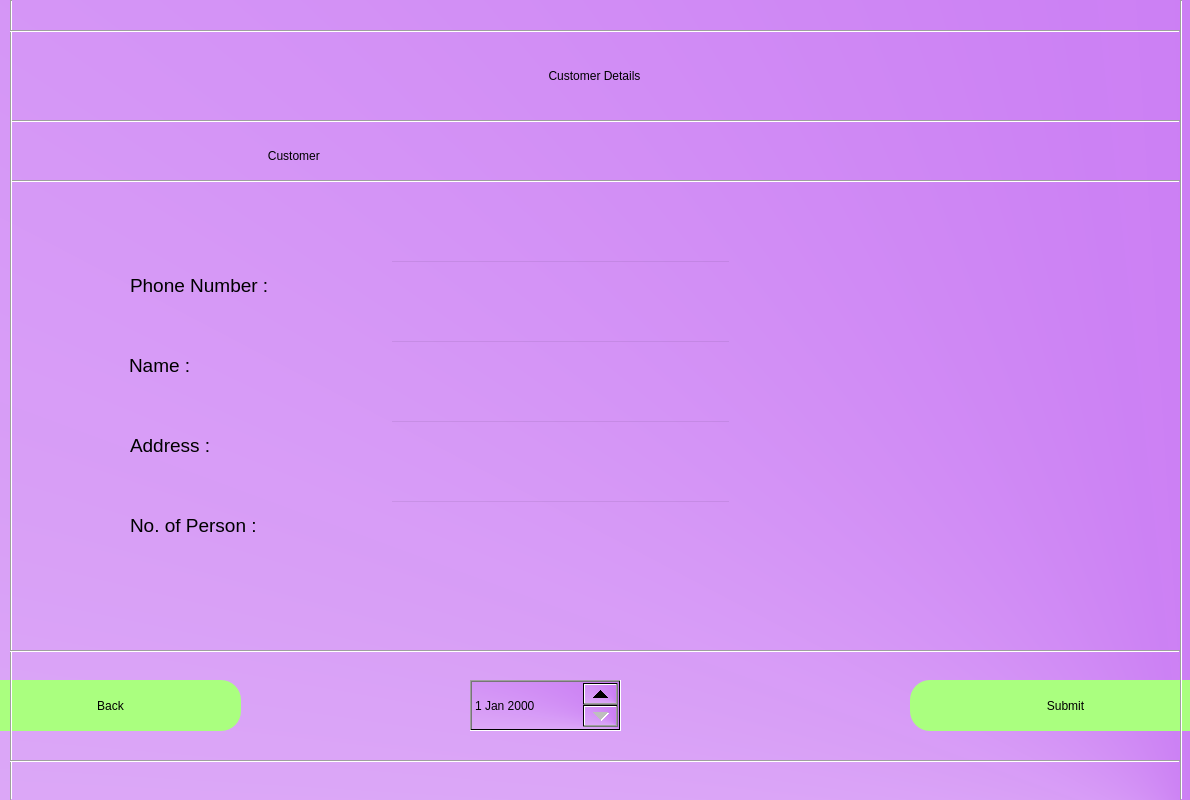
<?xml version="1.0" encoding="UTF-8"?>
<ui version="4.0">
 <class>Dialog</class>
 <widget class="QDialog" name="Dialog">
  <property name="geometry">
   <rect>
    <x>0</x>
    <y>0</y>
    <width>1190</width>
    <height>800</height>
   </rect>
  </property>
  <property name="windowTitle">
   <string>customer details</string>
  </property>
  <widget class="QWidget" name="bgwidget" native="true">
   <property name="geometry">
    <rect>
     <x>-10</x>
     <y>-120</y>
     <width>1200</width>
     <height>961</height>
    </rect>
   </property>
   <property name="styleSheet">
    <string notr="true">
background-color:qconicalgradient(cx:1, cy:1, angle:4.8, stop:0 rgba(186, 83, 240, 249), stop:1 rgba(255, 255, 255, 255))</string>
   </property>
   <widget class="Line" name="line_2">
    <property name="geometry">
     <rect>
      <x>20</x>
      <y>240</y>
      <width>1170</width>
      <height>2</height>
     </rect>
    </property>
    <property name="orientation">
     <enum>Qt::Horizontal</enum>
    </property>
   </widget>
   <widget class="Line" name="line_3">
    <property name="geometry">
     <rect>
      <x>20</x>
      <y>300</y>
      <width>1170</width>
      <height>2</height>
     </rect>
    </property>
    <property name="orientation">
     <enum>Qt::Horizontal</enum>
    </property>
   </widget>
   <widget class="QPushButton" name="back_btn">
    <property name="geometry">
     <rect>
      <x>-10</x>
      <y>800</y>
      <width>261</width>
      <height>51</height>
     </rect>
    </property>
    <property name="styleSheet">
     <string notr="true">border-radius:20px;
background-color:rgb(170, 255, 127);
font: 14pt &quot;MS Shell Dlg 2&quot;</string>
    </property>
    <property name="text">
     <string>Back</string>
    </property>
   </widget>
   <widget class="QPushButton" name="submit_btn">
    <property name="geometry">
     <rect>
      <x>920</x>
      <y>800</y>
      <width>311</width>
      <height>51</height>
     </rect>
    </property>
    <property name="styleSheet">
     <string notr="true">border-radius:20px;
background-color:rgb(170, 255, 127);
font: 14pt &quot;MS Shell Dlg 2&quot;</string>
    </property>
    <property name="text">
     <string>Submit</string>
    </property>
   </widget>
   <widget class="Line" name="line_7">
    <property name="geometry">
     <rect>
      <x>20</x>
      <y>120</y>
      <width>2</width>
      <height>800</height>
     </rect>
    </property>
    <property name="orientation">
     <enum>Qt::Vertical</enum>
    </property>
   </widget>
   <widget class="QDateEdit" name="dateEdit">
    <property name="geometry">
     <rect>
      <x>480</x>
      <y>800</y>
      <width>151</width>
      <height>51</height>
     </rect>
    </property>
   </widget>
  </widget>
  <widget class="QLabel" name="label">
   <property name="geometry">
    <rect>
     <x>59</x>
     <y>40</y>
     <width>1071</width>
     <height>71</height>
    </rect>
   </property>
   <property name="styleSheet">
    <string notr="true">font: 36pt &quot;MS Shell Dlg 2&quot;; color:rgb(0, 0, 0)</string>
   </property>
   <property name="text">
    <string>Customer Details</string>
   </property>
   <property name="alignment">
    <set>Qt::AlignCenter</set>
   </property>
  </widget>
  <widget class="QLineEdit" name="bt1">
   <property name="geometry">
    <rect>
     <x>390</x>
     <y>260</y>
     <width>341</width>
     <height>51</height>
    </rect>
   </property>
   <property name="styleSheet">
    <string notr="true">background-color:rgba(0,0,0,0);
font: 14pt &quot;MS Shell Dlg 2&quot;;</string>
   </property>
   <property name="text">
    <string/>
   </property>
  </widget>
  <widget class="QDateEdit" name="date">
   <property name="geometry">
    <rect>
     <x>239</x>
     <y>990</y>
     <width>231</width>
     <height>51</height>
    </rect>
   </property>
   <property name="styleSheet">
    <string notr="true">background-color:rgba(0,0,0,0);
font: 12pt &quot;MS Shell Dlg 2&quot;;</string>
   </property>
  </widget>
  <widget class="QLineEdit" name="bt2">
   <property name="geometry">
    <rect>
     <x>390</x>
     <y>340</y>
     <width>341</width>
     <height>51</height>
    </rect>
   </property>
   <property name="styleSheet">
    <string notr="true">background-color:rgba(0,0,0,0);
font: 14pt &quot;MS Shell Dlg 2&quot;;</string>
   </property>
  </widget>
  <widget class="QLabel" name="label_19">
   <property name="geometry">
    <rect>
     <x>130</x>
     <y>260</y>
     <width>181</width>
     <height>51</height>
    </rect>
   </property>
   <property name="font">
    <font>
     <family>MS Shell Dlg 2</family>
     <pointsize>14</pointsize>
     <weight>50</weight>
     <italic>false</italic>
     <bold>false</bold>
    </font>
   </property>
   <property name="styleSheet">
    <string notr="true">font: 14pt &quot;MS Shell Dlg 2&quot;;</string>
   </property>
   <property name="text">
    <string>Phone Number :</string>
   </property>
  </widget>
  <widget class="QLabel" name="label_25">
   <property name="geometry">
    <rect>
     <x>130</x>
     <y>500</y>
     <width>181</width>
     <height>51</height>
    </rect>
   </property>
   <property name="font">
    <font>
     <family>MS Shell Dlg 2</family>
     <pointsize>14</pointsize>
     <weight>50</weight>
     <italic>false</italic>
     <bold>false</bold>
    </font>
   </property>
   <property name="styleSheet">
    <string notr="true">font: 14pt &quot;MS Shell Dlg 2&quot;;</string>
   </property>
   <property name="text">
    <string>No. of Person :</string>
   </property>
  </widget>
  <widget class="QPushButton" name="iback">
   <property name="geometry">
    <rect>
     <x>639</x>
     <y>990</y>
     <width>271</width>
     <height>51</height>
    </rect>
   </property>
   <property name="styleSheet">
    <string notr="true">border-radius:20px;
background-color: rgb(170, 255, 255);
font: 14pt &quot;MS Shell Dlg 2&quot;;</string>
   </property>
   <property name="text">
    <string>Back</string>
   </property>
  </widget>
  <widget class="QLabel" name="label_7">
   <property name="geometry">
    <rect>
     <x>129</x>
     <y>340</y>
     <width>181</width>
     <height>51</height>
    </rect>
   </property>
   <property name="font">
    <font>
     <family>MS Shell Dlg 2</family>
     <pointsize>14</pointsize>
     <weight>50</weight>
     <italic>false</italic>
     <bold>false</bold>
    </font>
   </property>
   <property name="styleSheet">
    <string notr="true">font: 14pt &quot;MS Shell Dlg 2&quot;;</string>
   </property>
   <property name="text">
    <string>Name :</string>
   </property>
  </widget>
  <widget class="QLineEdit" name="bt3">
   <property name="geometry">
    <rect>
     <x>390</x>
     <y>420</y>
     <width>341</width>
     <height>51</height>
    </rect>
   </property>
   <property name="styleSheet">
    <string notr="true">background-color:rgba(0,0,0,0);
font: 14pt &quot;MS Shell Dlg 2&quot;;</string>
   </property>
  </widget>
  <widget class="QPushButton" name="issuebook">
   <property name="geometry">
    <rect>
     <x>989</x>
     <y>990</y>
     <width>271</width>
     <height>51</height>
    </rect>
   </property>
   <property name="styleSheet">
    <string notr="true">border-radius:20px;
background-color: rgb(170, 255, 255);
font: 14pt &quot;MS Shell Dlg 2&quot;;</string>
   </property>
   <property name="text">
    <string>Issue Book</string>
   </property>
  </widget>
  <widget class="QLineEdit" name="bt4">
   <property name="geometry">
    <rect>
     <x>390</x>
     <y>500</y>
     <width>341</width>
     <height>51</height>
    </rect>
   </property>
   <property name="styleSheet">
    <string notr="true">background-color:rgba(0,0,0,0);
font: 14pt &quot;MS Shell Dlg 2&quot;;</string>
   </property>
  </widget>
  <widget class="QLabel" name="label_23">
   <property name="geometry">
    <rect>
     <x>130</x>
     <y>420</y>
     <width>181</width>
     <height>51</height>
    </rect>
   </property>
   <property name="font">
    <font>
     <family>MS Shell Dlg 2</family>
     <pointsize>14</pointsize>
     <weight>50</weight>
     <italic>false</italic>
     <bold>false</bold>
    </font>
   </property>
   <property name="styleSheet">
    <string notr="true">font: 14pt &quot;MS Shell Dlg 2&quot;;</string>
   </property>
   <property name="text">
    <string>Address :</string>
   </property>
  </widget>
  <widget class="QLabel" name="label_18">
   <property name="geometry">
    <rect>
     <x>40</x>
     <y>130</y>
     <width>511</width>
     <height>51</height>
    </rect>
   </property>
   <property name="styleSheet">
    <string notr="true">font: 18pt &quot;MS Shell Dlg 2&quot;; color:rgb(0, 0, 0)</string>
   </property>
   <property name="text">
    <string>Customer </string>
   </property>
   <property name="alignment">
    <set>Qt::AlignCenter</set>
   </property>
  </widget>
  <widget class="Line" name="line_4">
   <property name="geometry">
    <rect>
     <x>10</x>
     <y>30</y>
     <width>1170</width>
     <height>2</height>
    </rect>
   </property>
   <property name="orientation">
    <enum>Qt::Horizontal</enum>
   </property>
  </widget>
  <widget class="Line" name="line_5">
   <property name="geometry">
    <rect>
     <x>10</x>
     <y>650</y>
     <width>1170</width>
     <height>2</height>
    </rect>
   </property>
   <property name="orientation">
    <enum>Qt::Horizontal</enum>
   </property>
  </widget>
  <widget class="Line" name="line_6">
   <property name="geometry">
    <rect>
     <x>10</x>
     <y>760</y>
     <width>1170</width>
     <height>2</height>
    </rect>
   </property>
   <property name="orientation">
    <enum>Qt::Horizontal</enum>
   </property>
  </widget>
  <widget class="Line" name="line_8">
   <property name="geometry">
    <rect>
     <x>1180</x>
     <y>0</y>
     <width>2</width>
     <height>800</height>
    </rect>
   </property>
   <property name="orientation">
    <enum>Qt::Vertical</enum>
   </property>
  </widget>
 </widget>
 <resources/>
 <connections/>
</ui>
